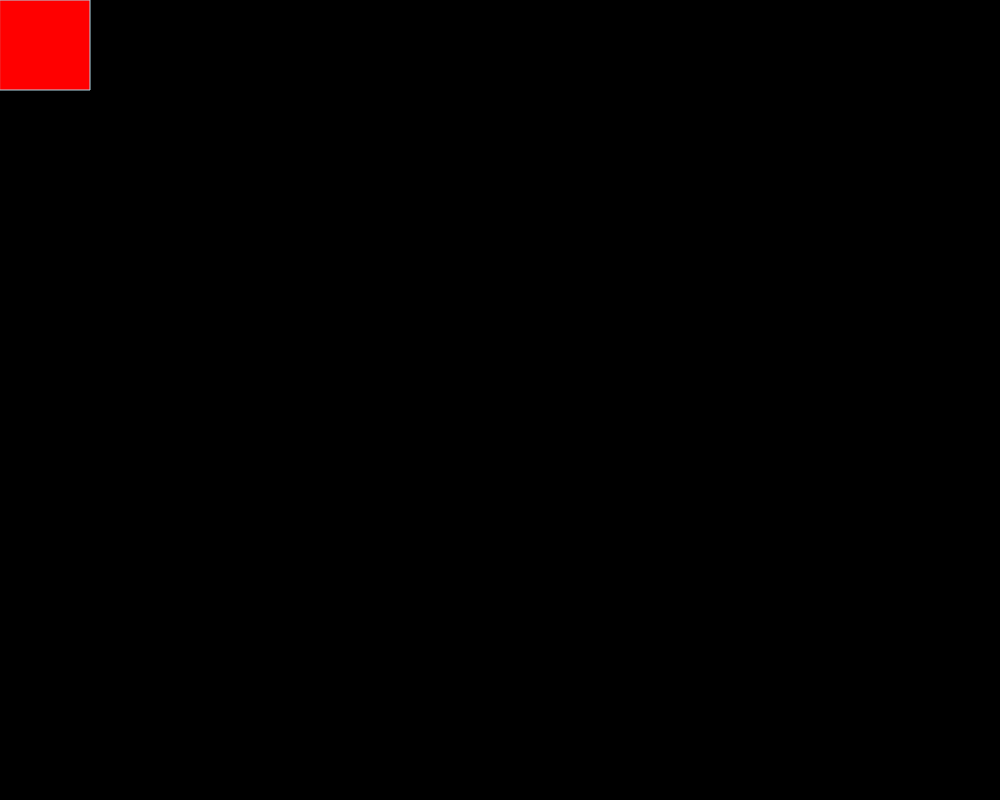
Frame 1 (no input)
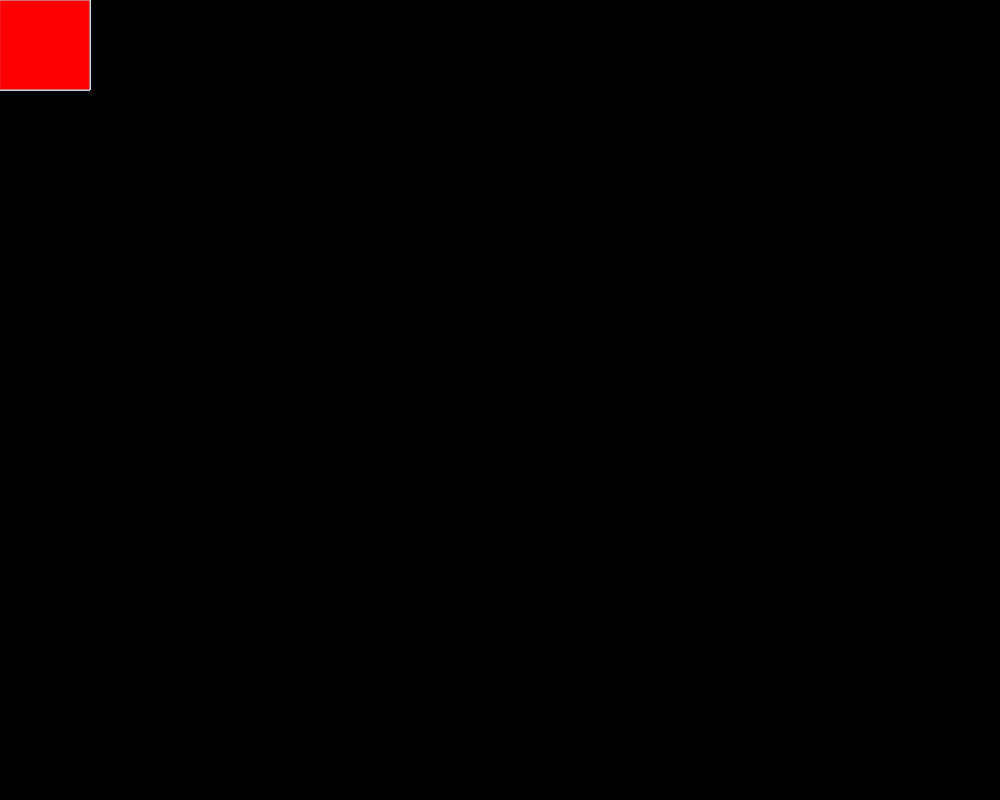
Frame 60 (no input)
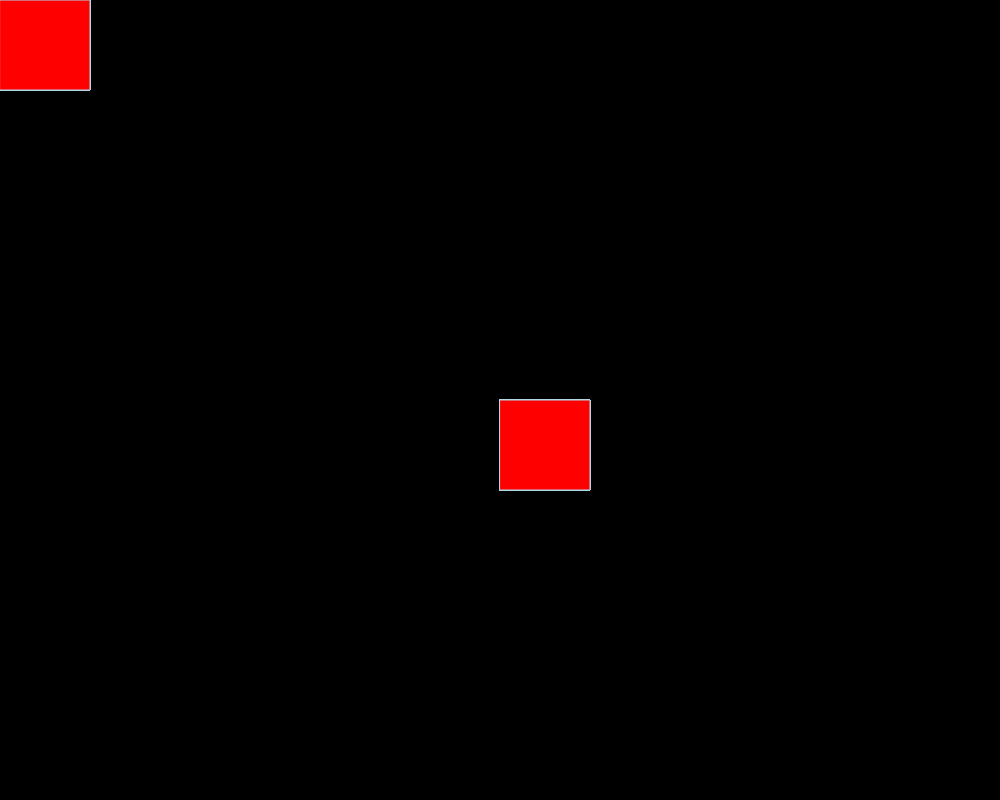
Frame 120 (the mouse pressed at the canvas centre since frame 60)

The p5.js sketch that drew these frames (run headless with seeded random() and noise() and a simulated clock; from frame 60 on, the mouse is pressed at the canvas centre):

// p5.js sketch
// ── sketch.js
function setup() {
  createCanvas(1000, 800);
  background("black")
}


function draw() {
  

  fill("rgb(255,0,0)");
  stroke("lightblue")
  
  if (mouseIsPressed);{
  rect(mouseX,mouseY,90,90);
  }
}
